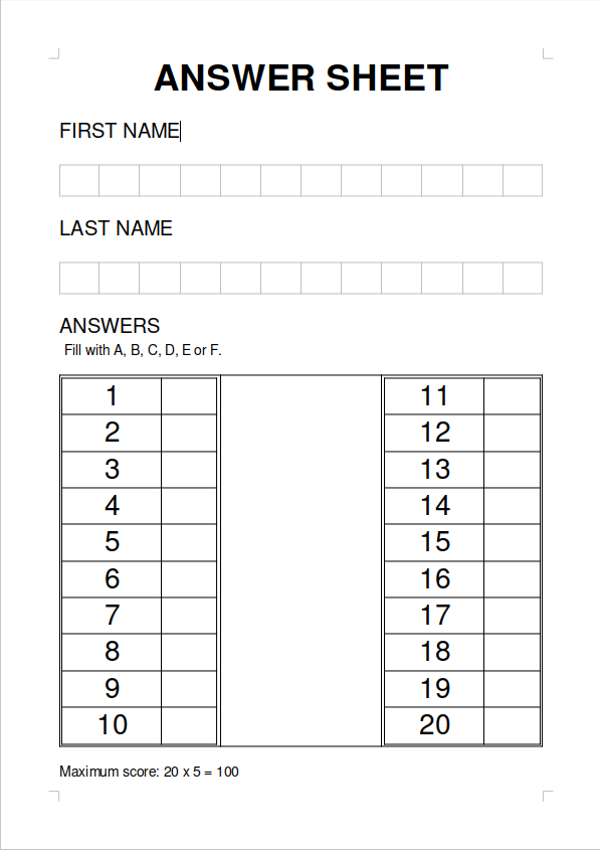
#> input picture images/answerSheet.png, 600 x 850 px
$ python -i image_processing.py   (imports and definitions only)
#> lines starting #> are read from the running program, lines starting #| are printed output that depends on the picture
#> further down, picture is the input picture: shape (850, 600, 3); mean B, G, R 245.7, 245.7, 245.7
from PIL import Image
import numpy as np
import cv2


# [5 lines left out: function import_answersheet_image, not called in this run]


def filter_image(image):
    img_copy = image.copy()
    img_copy = cv2.GaussianBlur(img_copy, (3, 3), 0)
    _, img_thresh = cv2.threshold(img_copy, 50, 255, cv2.THRESH_BINARY)
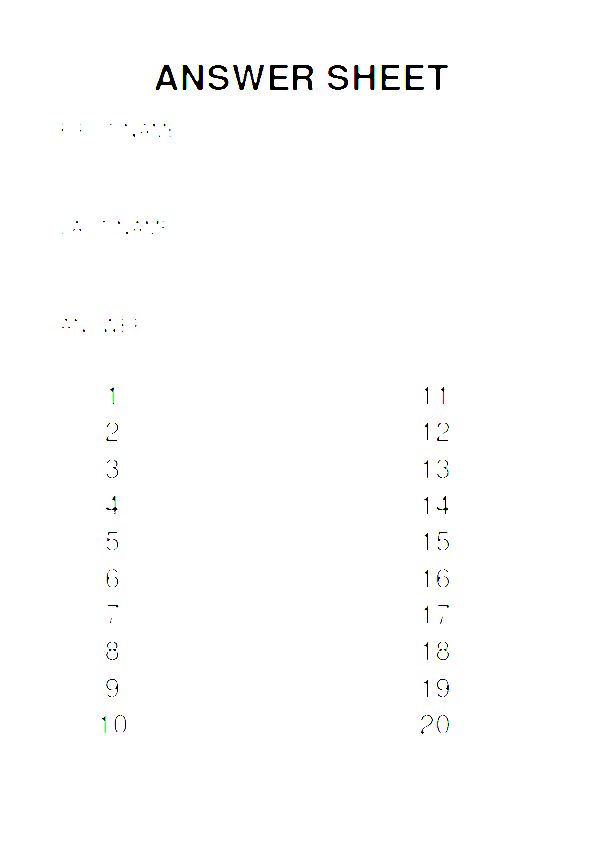
#> img_thresh: shape (850, 600, 3); mean B, G, R 253.3, 253.3, 253.3
    img_final = cv2.resize(img_thresh, (28, 28))
    return img_final


# [132 lines left out: functions paste_images_top_bottom, extract_needed_parts_old, extract_all_squares_from_image_old, extract_needed_parts, extract_all_squares_from_image, rgbimagelist_to_grey_nparray, not called in this run]

>>> import cv2
>>> picture = cv2.imread('images/answerSheet.png')
>>> result = filter_image(picture)
